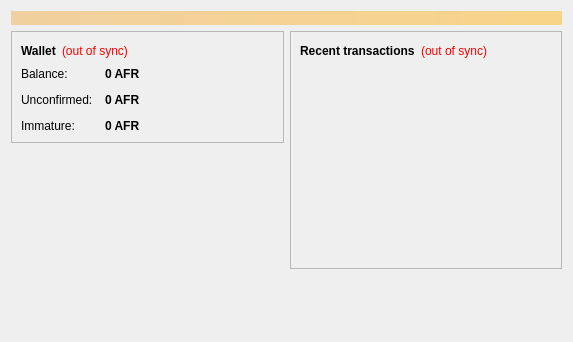
<?xml version="1.0" encoding="UTF-8"?>
<ui version="4.0">
 <class>OverviewPage</class>
 <widget class="QWidget" name="OverviewPage">
  <property name="geometry">
   <rect>
    <x>0</x>
    <y>0</y>
    <width>573</width>
    <height>342</height>
   </rect>
  </property>
  <property name="windowTitle">
   <string>Form</string>
  </property>
  <layout class="QVBoxLayout" name="topLayout">
   <item>
    <widget class="QLabel" name="labelAlerts">
     <property name="visible">
      <bool>false</bool>
     </property>
     <property name="styleSheet">
      <string notr="true">background-color: qlineargradient(x1: 0, y1: 0, x2: 1, y2: 0, stop:0 #F0D0A0, stop:1 #F8D488); color:#000000;</string>
     </property>
     <property name="wordWrap">
      <bool>true</bool>
     </property>
     <property name="margin">
      <number>3</number>
     </property>
    </widget>
   </item>
   <item>
    <layout class="QHBoxLayout" name="horizontalLayout" stretch="1,1">
     <item>
      <layout class="QVBoxLayout" name="verticalLayout_2">
       <item>
        <widget class="QFrame" name="frame">
         <property name="frameShape">
          <enum>QFrame::StyledPanel</enum>
         </property>
         <property name="frameShadow">
          <enum>QFrame::Raised</enum>
         </property>
         <layout class="QVBoxLayout" name="verticalLayout_4">
          <item>
           <layout class="QHBoxLayout" name="horizontalLayout_4">
            <item>
             <widget class="QLabel" name="label_5">
              <property name="font">
               <font>
                <weight>75</weight>
                <bold>true</bold>
               </font>
              </property>
              <property name="text">
               <string>Wallet</string>
              </property>
             </widget>
            </item>
            <item>
             <widget class="QLabel" name="labelWalletStatus">
              <property name="toolTip">
               <string>The displayed information may be out of date. Your wallet automatically synchronizes with the Afrolitecash network after a connection is established, but this process has not completed yet.</string>
              </property>
              <property name="styleSheet">
               <string notr="true">QLabel { color: red; }</string>
              </property>
              <property name="text">
               <string notr="true">(out of sync)</string>
              </property>
              <property name="alignment">
               <set>Qt::AlignLeading|Qt::AlignLeft|Qt::AlignVCenter</set>
              </property>
             </widget>
            </item>
            <item>
             <spacer name="horizontalSpacer_2">
              <property name="orientation">
               <enum>Qt::Horizontal</enum>
              </property>
              <property name="sizeHint" stdset="0">
               <size>
                <width>40</width>
                <height>20</height>
               </size>
              </property>
             </spacer>
            </item>
           </layout>
          </item>
          <item>
           <layout class="QFormLayout" name="formLayout_2">
            <property name="fieldGrowthPolicy">
             <enum>QFormLayout::AllNonFixedFieldsGrow</enum>
            </property>
            <property name="horizontalSpacing">
             <number>12</number>
            </property>
            <property name="verticalSpacing">
             <number>12</number>
            </property>
            <item row="0" column="0">
             <widget class="QLabel" name="label">
              <property name="text">
               <string>Balance:</string>
              </property>
             </widget>
            </item>
            <item row="0" column="1">
             <widget class="QLabel" name="labelBalance">
              <property name="font">
               <font>
                <weight>75</weight>
                <bold>true</bold>
               </font>
              </property>
              <property name="cursor">
               <cursorShape>IBeamCursor</cursorShape>
              </property>
              <property name="toolTip">
               <string>Your current balance</string>
              </property>
              <property name="text">
               <string notr="true">0 AFR</string>
              </property>
              <property name="textInteractionFlags">
               <set>Qt::LinksAccessibleByMouse|Qt::TextSelectableByKeyboard|Qt::TextSelectableByMouse</set>
              </property>
             </widget>
            </item>
            <item row="1" column="0">
             <widget class="QLabel" name="label_3">
              <property name="text">
               <string>Unconfirmed:</string>
              </property>
             </widget>
            </item>
            <item row="1" column="1">
             <widget class="QLabel" name="labelUnconfirmed">
              <property name="font">
               <font>
                <weight>75</weight>
                <bold>true</bold>
               </font>
              </property>
              <property name="cursor">
               <cursorShape>IBeamCursor</cursorShape>
              </property>
              <property name="toolTip">
               <string>Total of transactions that have yet to be confirmed, and do not yet count toward the current balance</string>
              </property>
              <property name="text">
               <string notr="true">0 AFR</string>
              </property>
              <property name="textInteractionFlags">
               <set>Qt::LinksAccessibleByMouse|Qt::TextSelectableByKeyboard|Qt::TextSelectableByMouse</set>
              </property>
             </widget>
            </item>
            <item row="2" column="0">
             <widget class="QLabel" name="labelImmatureText">
              <property name="text">
               <string>Immature:</string>
              </property>
             </widget>
            </item>
            <item row="2" column="1">
             <widget class="QLabel" name="labelImmature">
              <property name="font">
               <font>
                <weight>75</weight>
                <bold>true</bold>
               </font>
              </property>
              <property name="toolTip">
               <string>Mined balance that has not yet matured</string>
              </property>
              <property name="text">
               <string notr="true">0 AFR</string>
              </property>
              <property name="textInteractionFlags">
               <set>Qt::LinksAccessibleByMouse|Qt::TextSelectableByKeyboard|Qt::TextSelectableByMouse</set>
              </property>
             </widget>
            </item>
           </layout>
          </item>
         </layout>
        </widget>
       </item>
       <item>
        <spacer name="verticalSpacer">
         <property name="orientation">
          <enum>Qt::Vertical</enum>
         </property>
         <property name="sizeHint" stdset="0">
          <size>
           <width>20</width>
           <height>40</height>
          </size>
         </property>
        </spacer>
       </item>
      </layout>
     </item>
     <item>
      <layout class="QVBoxLayout" name="verticalLayout_3">
       <item>
        <widget class="QFrame" name="frame_2">
         <property name="frameShape">
          <enum>QFrame::StyledPanel</enum>
         </property>
         <property name="frameShadow">
          <enum>QFrame::Raised</enum>
         </property>
         <layout class="QVBoxLayout" name="verticalLayout">
          <item>
           <layout class="QHBoxLayout" name="horizontalLayout_2">
            <item>
             <widget class="QLabel" name="label_4">
              <property name="text">
               <string>&lt;b&gt;Recent transactions&lt;/b&gt;</string>
              </property>
             </widget>
            </item>
            <item>
             <widget class="QLabel" name="labelTransactionsStatus">
              <property name="toolTip">
               <string>The displayed information may be out of date. Your wallet automatically synchronizes with the Afrolitecash network after a connection is established, but this process has not completed yet.</string>
              </property>
              <property name="styleSheet">
               <string notr="true">QLabel { color: red; }</string>
              </property>
              <property name="text">
               <string notr="true">(out of sync)</string>
              </property>
              <property name="alignment">
               <set>Qt::AlignRight|Qt::AlignTrailing|Qt::AlignVCenter</set>
              </property>
             </widget>
            </item>
            <item>
             <spacer name="horizontalSpacer">
              <property name="orientation">
               <enum>Qt::Horizontal</enum>
              </property>
              <property name="sizeHint" stdset="0">
               <size>
                <width>40</width>
                <height>20</height>
               </size>
              </property>
             </spacer>
            </item>
           </layout>
          </item>
          <item>
           <widget class="QListView" name="listTransactions">
            <property name="styleSheet">
             <string notr="true">QListView { background: transparent; }</string>
            </property>
            <property name="frameShape">
             <enum>QFrame::NoFrame</enum>
            </property>
            <property name="verticalScrollBarPolicy">
             <enum>Qt::ScrollBarAlwaysOff</enum>
            </property>
            <property name="horizontalScrollBarPolicy">
             <enum>Qt::ScrollBarAlwaysOff</enum>
            </property>
            <property name="selectionMode">
             <enum>QAbstractItemView::NoSelection</enum>
            </property>
           </widget>
          </item>
         </layout>
        </widget>
       </item>
       <item>
        <spacer name="verticalSpacer_2">
         <property name="orientation">
          <enum>Qt::Vertical</enum>
         </property>
         <property name="sizeHint" stdset="0">
          <size>
           <width>20</width>
           <height>40</height>
          </size>
         </property>
        </spacer>
       </item>
      </layout>
     </item>
    </layout>
   </item>
  </layout>
 </widget>
 <resources/>
 <connections/>
</ui>
